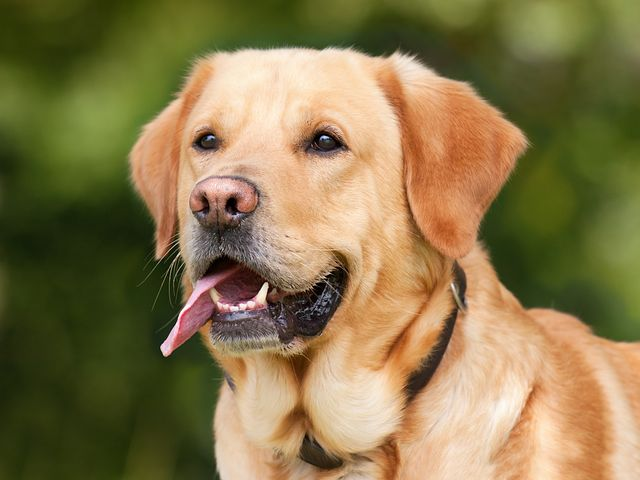
#> input picture lab_1/dog.jpg, 640 x 480 px, found by its file name
$ jupyter execute --allow-errors exp_2.ipynb
#> lines starting #> are read from the running program, lines starting #| are printed output that depends on the picture
[cell 1]
import numpy as np
import matplotlib.pyplot as plt
import ipympl
import imageio.v3 as iio
import skimage

[cell 2]
import numpy as np
import pandas as pd
import cv2 as cv
#from google.colab.patches import cv2_imshow # for image display
from skimage import io
from PIL import Image
import matplotlib.pylab as plt
#import matplotlib.image as mpimg
#from matplotlib.pyplot import imshow
#%matplotlib inline

# TRANSLATION

[cell 3]
img_T = cv.imread("C:\\Users\\ishuk\\Desktop\\sem 6\\lab\\digital image processing\\dog.jpg")
#> img_T is the input picture: shape (480, 640, 3); mean B, G, R 76.2, 119.6, 136.3
image = cv.cvtColor(img_T, cv.COLOR_BGR2RGB)

# The image moves down, up, right, left
M = np.float32([[1, 0, 20], [0, 1, 100], [0, 0, 1]])
img1 = cv.warpPerspective(image, M, (image.shape[1]*2, image.shape[0]*2))
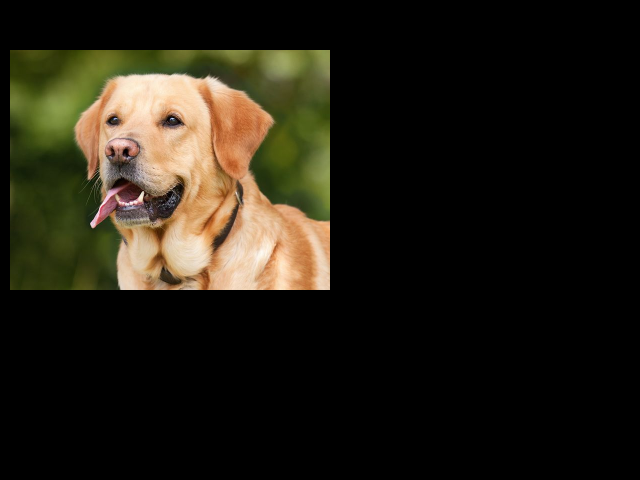
#> img1: shape (960, 1280, 3) (shown at 1/2 size); mean R, G, B 34.1, 29.9, 19

M = np.float32([[1, 0, 20], [0, 1, -100], [0, 0, 1]])
img2 = cv.warpPerspective(image, M, (image.shape[1], image.shape[0]))
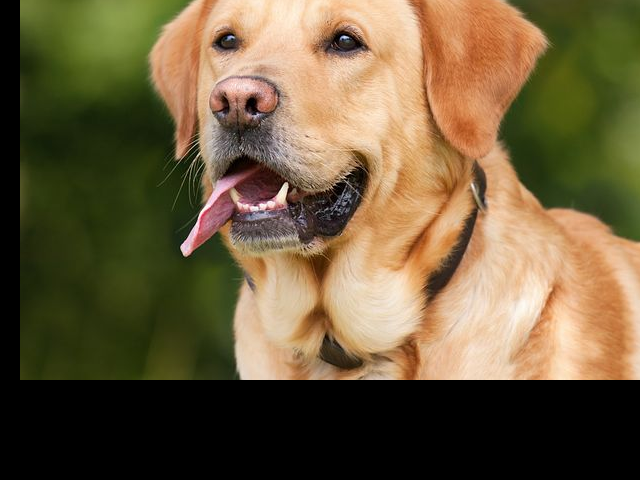
#> img2: shape (480, 640, 3); mean R, G, B 108.8, 92.2, 61

M = np.float32([[1, 0, 100], [0, 1, 20], [0, 0, 1]])
img3 = cv.warpPerspective(image, M, (image.shape[1], image.shape[0]))
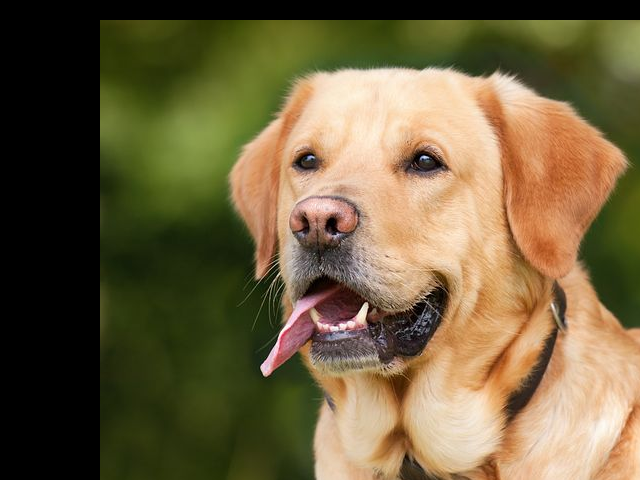
#> img3: shape (480, 640, 3); mean R, G, B 110.9, 96.4, 62.8

M = np.float32([[1, 0, -100], [0, 1, 20], [0, 0, 1]])
img4 = cv.warpPerspective(image, M, (image.shape[1], image.shape[0]))
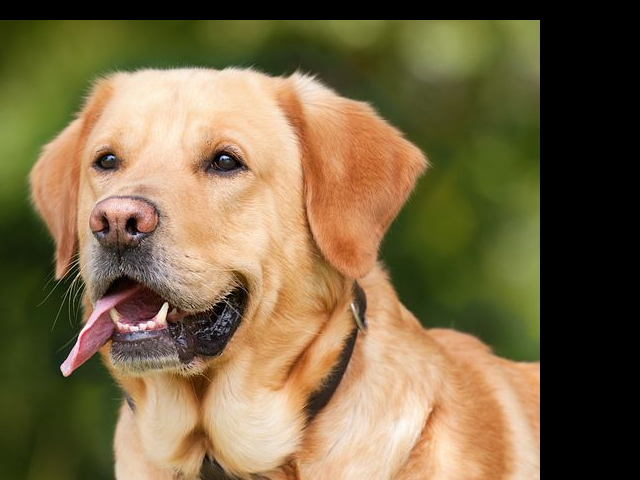
#> img4: shape (480, 640, 3); mean R, G, B 121.8, 104.5, 69.7

# Display graphics
titles = ['Orig', 'down', 'up', 'To the right', 'left']
images = [image, img1, img2, img3, img4]
for i in range(1,6):
    plt.subplot(2, 3, i )

    plt.imshow(images[i-1])
    plt.title(titles[i-1])
    plt.xticks([100]), plt.yticks([100])
plt.show()
plt.imsave("fruits_translated1.jpg",img1)
plt.imsave("fruits_translated2.jpg",img2)

# IMAGE SCALING

[cell 4]
img_S = cv.imread("C:\\Users\\ishuk\\Desktop\\sem 6\\lab\\digital image processing\\cat.jpg")
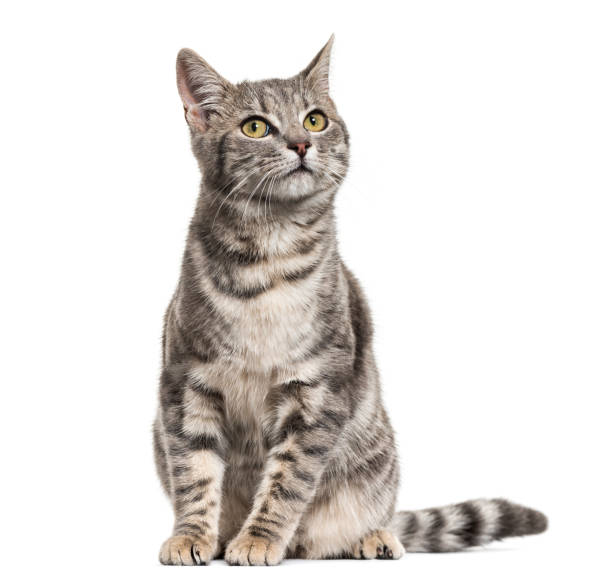
#> input picture lab_1/cat.jpg, 612 x 584 px, found by its file name
#> img_S is the input picture: shape (584, 612, 3); mean B, G, R 219.2, 222.2, 226.1
# convert from BGR to RGB so we can plot using matplotlib
image1 = cv.cvtColor(img_S, cv.COLOR_BGR2RGB)
print(image1.shape)
#| (584, 612, 3)
#rows, cols, dim = image1.shape
#print(rows)

# disable x & y axis
plt.axis('off')
# show the image
plt.imshow(image1)
plt.show()
# get the image shape
rows, cols, dim = image1.shape
#> rows = 584; cols = 612; dim = 3
#transformation matrix for Scaling
M = np.float32([[2, 0  , 0],
            	[0,   2, 0],
            	[0,   0,   1]])
# apply a perspective transformation to the image
scaled_img = cv.warpPerspective(image1,M,(cols*2,rows*2))
# disable x & y axis
#plt.axis('off')
# show the resulting image
#> (the rest of this cell did not finish here and is left out)

# IMAGE SHEARING

[cell 5]
img_SH= cv.imread("C:\\Users\\ishuk\\Desktop\\sem 6\\lab\\dog.jpg")
# convert from BGR to RGB so we can plot using matplotlib
image2 = cv.cvtColor(img_SH, cv.COLOR_BGR2RGB)
# disable x & y axis
plt.axis('off')
# show the image
plt.imshow(image2)
plt.show()
# get the image shape
rows, cols, dim = image2.shape
#> rows = 480; cols = 640
# transformation matrix for Shearing
# shearing applied to x-axis
M1 = np.float32([[1, 0.5, 0],
             	[0.5, 1  , 0],
            	[0, 0  , 1]])

# apply a perspective transformation to the image
sheared_imgx = cv.warpPerspective(image2,M1,(int(cols*1.5),int(rows*1.5)))
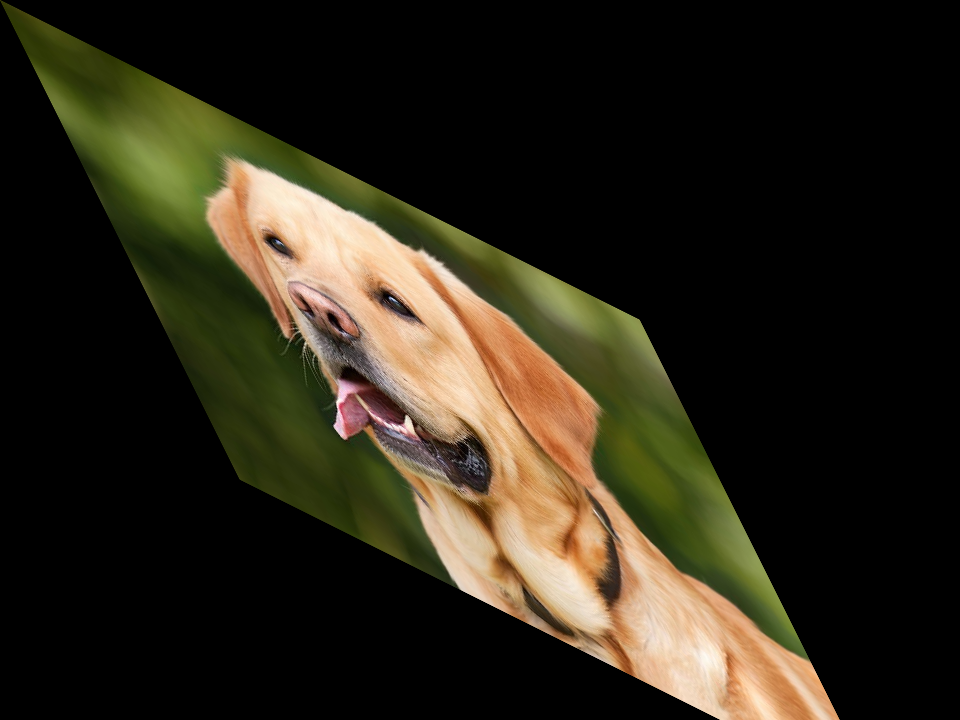
#> sheared_imgx: shape (720, 960, 3); mean R, G, B 43.9, 38.7, 24.5
#sheared_imgy = cv.warpPerspective(image2,M2,(int(cols*1.5),int(rows*1.5)))

# disable x & y axis
plt.axis('off')
# show the resulting image

plt.imshow(sheared_imgx)
plt.show()
# save the resulting image to disk
plt.imsave("cameramen_sheared.jpg", sheared_imgx)

# image reflection

[cell 6]
img_RE = cv.imread("C:\\Users\\ishuk\\Desktop\\sem 6\\lab\\dog.jpg")
# convert from BGR to RGB so we can plot using matplotlib
image3 = cv.cvtColor(img_RE, cv.COLOR_BGR2RGB)
# disable x & y axis
#plt.axis('off')
# show the image
plt.imshow(image3)
plt.show()
# get the image shape
rows, cols, dim = image3.shape
# transformation matrix for x-axis reflection
M = np.float32([[1,  0, 0   ],
                [0, -1, rows],
                [0,  0, 1   ]])
#> M = [[1, 0, 0], [0, -1, 480], [0, 0, 1]]

# apply a perspective transformation to the image
reflected_img = cv.warpPerspective(image3,M,(int(cols),int(rows)))
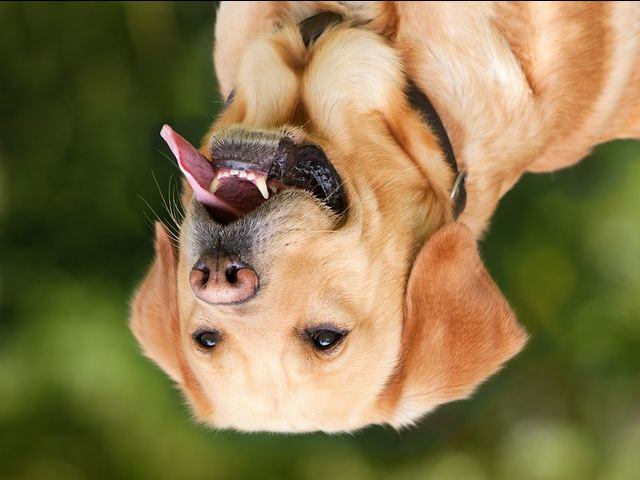
#> reflected_img: shape (480, 640, 3); mean R, G, B 136.1, 119.4, 76.1
# disable x & y axis
#plt.axis('off')
# show the resulting image
plt.imshow(reflected_img)
plt.show()
# save the resulting image to disk
#plt.imsave("city_reflected.jpg", reflected_img)

# image rotation

[cell 7]
import numpy as np
import cv2
import matplotlib.pyplot as plt

img_RO = cv.imread("C:\\Users\\ishuk\\Desktop\\sem 6\\lab\\dog.jpg")
# convert from BGR to RGB so we can plot using matplotlib
image4 = cv.cvtColor(img_RO, cv.COLOR_BGR2RGB)
# disable x & y axis
plt.axis('off')
# show the image
plt.imshow(image4)
plt.show()
# get the image shape
rows, cols, dim = image4.shape
#angle from degree to radian
angle = np.radians(45)
#transformation matrix for Rotation
M = np.float32([[np.cos(angle), -(np.sin(angle)), 0],
            	[np.sin(angle), np.cos(angle), 0],
            	[0, 0, 1]])
# apply a perspective transformation to the image
rotated_img = cv.warpPerspective(image4, M, (int(cols),int(rows)))
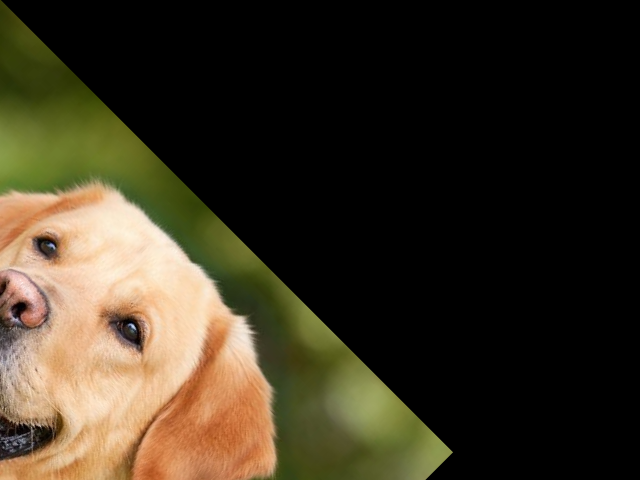
#> rotated_img: shape (480, 640, 3); mean R, G, B 59.3, 50.8, 33.8
# disable x & y axis
#plt.axis('off')
# show the resulting image
plt.imshow(rotated_img)
plt.show()
# save the resulting image to disk
plt.imsave("leena_rotated.jpg", rotated_img)

# image crop

[cell 8]
img_CR = cv.imread("C:\\Users\\ishuk\\Desktop\\sem 6\\lab\\dog.jpg")
# convert from BGR to RGB so we can plot using matplotlib
image5 = cv.cvtColor(img_CR, cv.COLOR_BGR2RGB)
# disable x & y axis
#plt.axis('off')
# show the image
plt.imshow(image5)
plt.show()
# get 200 pixels from 100 to 300 on both x-axis & y-axis
# change that if you will, just make sure you don't exceed cols & rows
cropped_img = image5[100:175, 100:200]
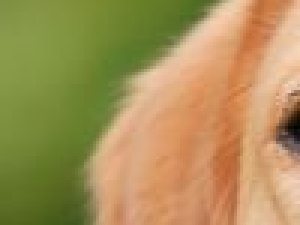
#> cropped_img: shape (75, 100, 3) (shown 3 times larger); mean R, G, B 168.5, 145.9, 88.1
# disable x & y axis
#plt.axis('off')
# show the resulting image
plt.imshow(cropped_img)
plt.show()
# save the resulting image to disk
plt.imsave("leena_cropped.jpg", cropped_img)

# AFFINE TRANSFORMATION

[cell 9]
img_AF = cv.imread("C:\\Users\\ishuk\\Desktop\\sem 6\\lab\\dog.jpg")
rows,cols,ch = img_AF.shape
#> ch = 3

pts1 = np.float32([[50,50],[200,50],[50,200]])
pts2 = np.float32([[10,100],[200,50],[100,250]])

M = cv.getAffineTransform(pts1,pts2)

dst = cv.warpAffine(img_AF,M,(cols,rows))

plt.subplot(121),plt.imshow(img_AF),plt.title('Input')
plt.subplot(122),plt.imshow(dst),plt.title('Output')
plt.show()
#> figure, not shown here; B, G, R data is drawn as R, G, B

# Perspective Transformation

[cell 10]
img_PT = cv.imread("C:\\Users\\ishuk\\Desktop\\sem 6\\lab\\dog.jpg")
rows,cols,ch = img_PT.shape
print(img_PT.shape)
#| (480, 640, 3)

pts1 = np.float32([[30,31],[15,191],[184,28],[195,192]])
pts2 = np.float32([[0,0],[210,0],[0,210],[210,210]])

M = cv.getPerspectiveTransform(pts1,pts2)

dst = cv.warpPerspective(img_PT,M,(210,210))
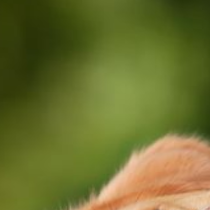
#> dst: shape (210, 210, 3); mean B, G, R 47.1, 112, 108.3

plt.subplot(121),plt.imshow(img_PT),plt.title('Input')
plt.subplot(122),plt.imshow(dst),plt.title('Output')
plt.show()
#> figure, not shown here; B, G, R data is drawn as R, G, B
